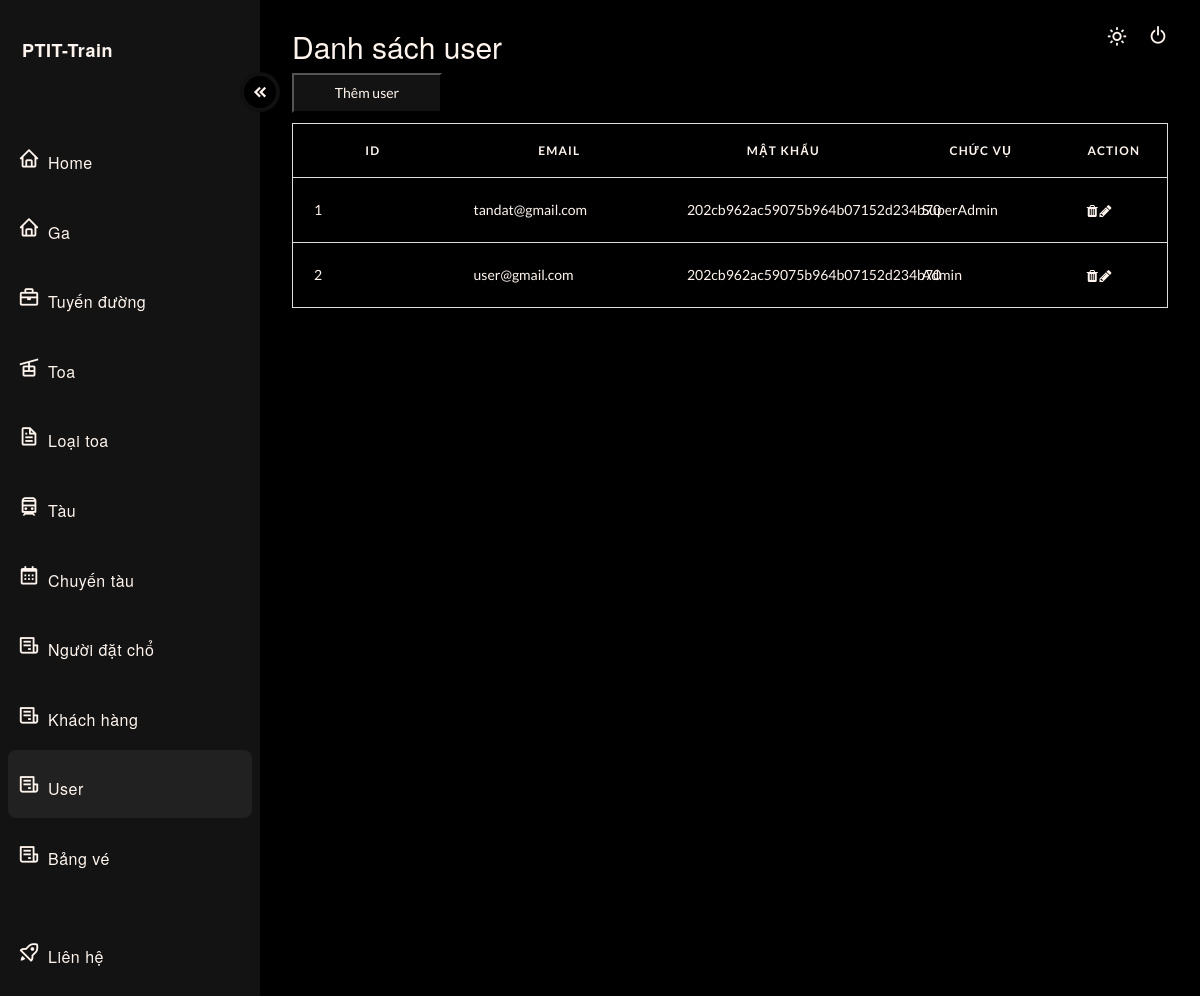
The app's page /?type=admin&page=user (signed in) with its own data.
### tables this page shows
CREATE TABLE Users(
  `ID_User` INT PRIMARY KEY AUTO_INCREMENT,
  `Email` VARCHAR(30),
  `Password` VARCHAR(100),
  `ChucVu` TINYINT
);

### src/controller/UserController.php (called while the page is built, shortened)
<?php
    class UserController{
        public function index(){
            include_once './module/UserModule/User.php';
            $arrUser = (new User)->load();
            include './view/admin/dashboard_user.php';
		}
    }
?>

### src/index.php (called while the page is built)
<?php
    require 'route.php';
?>

### src/module/db.php (called while the page is built, shortened)
<?php
    class DB{
        private function conn() {
            $connectionString = "mysql:host=" . getenv('MYSQL_HOSTNAME') . ";dbname=" . getenv('MYSQL_DATABASE');
            $conn = new \PDO($connectionString, getenv('MYSQL_USER'), getenv('MYSQL_PASSWORD'));
            $conn->setAttribute(PDO::ATTR_ERRMODE, PDO::ERRMODE_EXCEPTION);
            return $conn;
        }
        public function select($sql, $params = null)
        {
            $connect = $this->conn();
            if($params != null){
                $res = $connect->prepare($sql);
                $res->execute($params);
            }
            else {
                $res = $connect->query($sql);
            }
            $res->setFetchMode(PDO::FETCH_ASSOC);
            return $res;
        }
    }
?>

### src/module/UserModule/User.php (called while the page is built, shortened)
<?php
include_once "./module/db.php";
include_once "UserObject.php";
    Class User{
        function load(){
            try {
                $db = new DB();
                $sql = "select * from Users";
                $sth = $db->select($sql);
                $arr = [];
                while($row = $sth->fetch()) {
                    $obj = new UserObject($row);
                    if($obj->getChucVu() == 1)
                        $obj->SetChucVutxt("SuperAdmin");
                    else
                        $obj->SetChucVutxt("Admin");
                    $arr[] = $obj;
                }
                    return $arr;
            } catch (PDOException $e) {
                return  $sql . "<br>" . $e->getMessage();
            }
        }
    }
?>

### src/module/UserModule/UserObject.php (called while the page is built, shortened)
<?php
    class UserObject{
        private $ID;
        private $Email;
        private $Password;
        private $ChucVu;
        private $ChucVutxt;
        public function __construct($row)
        {
            $this->ID = $row['ID_User'];
            $this->Email = $row['Email'];
            $this->Password = $row['Password'];
            $this->ChucVu = $row['ChucVu'];
        }
        public function getEmail(){
            return $this->Email;
        }
        public function getPassword(){
            return $this->Password;
        }
        public function getChucVu(){
            return $this->ChucVu;
        }
        public function getID()
        {
                return $this->ID;
        }
        public function getChucVutxt()
        {
                return $this->ChucVutxt;
        }
        public function setChucVutxt($ChucVutxt)
        {
                $this->ChucVutxt = $ChucVutxt;
        }
    };
?>

### src/view/admin/dashboard_user.php (the view, shortened to what this page needs)
  <main>
    <header>
      <div class="text">
        <h2>Danh sách user</h2>
<table id="myTable">
<button style="background-color:var(--accent-clr); color: var(--text);; width: 150px; height: 40px; margin-bottom: 10px;" id="addBtn">Thêm user</button>
  <thead>
    <tr>
      <th scope="col" width="150px">ID</th>
      <th scope="col" width="200px">Email</th>
      <th scope="col" width="220px">Mật khẩu</th>
      <th scope="col" width="150px">Chức vụ</th>
      <th scope="col" width="100px">Action</th>
    </tr>
  </thead>
  <tbody>
    <?php foreach($arrUser as $each): ?>
    <tr>
      <td data-label="ID"><?php echo $each->getID(); ?></td>
      <td data-label="Email"><?php echo $each->getEmail(); ?></td>
      <td data-label="Password"><?php echo $each->getPassword(); ?></td>
      <td data-label="ChucVu" value="<?php echo $each->getChucVu(); ?>"><?php echo $each->getChucVutxt(); ?></td>
      <td data-label="Period">
        <i class="fa fa-trash ticon"></i>
        <i class="fa fa-pencil"></i>
    </tr>
    <?php endforeach; ?>
  </tbody>
</table>
      </div>
      <div>
        <button style="position: absolute; top: 21px; right: 60px;" id="theme_switch">
          <i class='bx bx-sun'></i>
        </button>
      </div>
      <div>
        <button class="log" id="theme_switch">
          <i style="margin-left: 8px; position: absolute; margin-left: 8px;top: 24px;right: 23px;" class='bx bx-power-off'></i>
        </button>
      </div>
    </header>
  </main>
</div>
</body>
</html>

### src/view/css/dashboard.css (style rules this page uses)
body { margin: 0px; padding: 0px; }
:root { --accent-clr: #131313; --accent-dark: #000000; --accent-light: rgba(155, 155, 155, .1); --text: seashell; }
.bx { font-size: 22px;margin-right: 8px; }
main { padding-inline: 32px; }
header { margin-top: 30px; display: flex; justify-content: space-between; }
h2 { font-size: 32px; font-weight: 300; margin-bottom: 12px; color: var(--text); }
#theme_switch { background-color: transparent; border: none; color: var(--text); display: flex; justify-content: center; align-items: center; cursor: pointer; border-radius: 8px; padding: 4px; }
.bx-sun { color: var(--text); padding-left: 8px; }
table { border-collapse: collapse; margin: 0; padding: 0; width: 100%; table-layout: fixed; color: var(--text); border-spacing: 0 15px; }
table tr { background-color:transparent; border: 1px solid #ddd!important; padding: .35em; margin-bottom: 10px; }
table th, table td { padding: 1.5em; text-align: left; }
table th { font-size: .85em; letter-spacing: .1em; text-transform: uppercase; }
.ticon { padding: 5px; background: var(--gray); border-radius: 4px; width: 15px; height: 15px; text-align: center; }

### records on screen
users: ID_User "1", Email "tandat@gmail.com", Password "202cb962ac59075b964b07152d234b70", ChucVutxt "SuperAdmin"
users: ID_User "2", Email "user@gmail.com", Password "202cb962ac59075b964b07152d234b70", $each->getChucVu() 0 (drawn), ChucVutxt "Admin"
